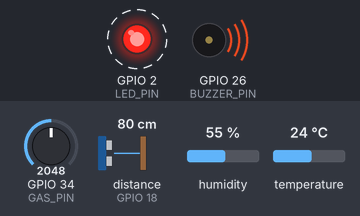
A sketch run on a simulated ESP32. Shown: output pins drawn as LEDs (lit = HIGH), buzzer (waves = sounding, pin HIGH). Wiring (from diagram.json): ultrasonic range finder: trigger GPIO 5; echo GPIO 18. Dashed ring = blinking. The test bench sets the inputs (shaded band); at power-on: GPIO 34 (GAS_PIN) = 2048, distance to the obstacle (sensor on GPIO 18) 80 cm, humidity 55 %, temperature 24 °C. The echo pulse lasts 58.3 µs per cm; WiFi joins after 1.5 s; servers stay silent unless stated; uploads are accepted with an empty reply; pins used as bus, display or sensor lines are not drawn; what the sketch prints to the serial monitor is not drawn.

Above: at 5.79 s.
6.2 s: GPIO 34 (GAS_PIN) set to 1999
At 10.1 s:
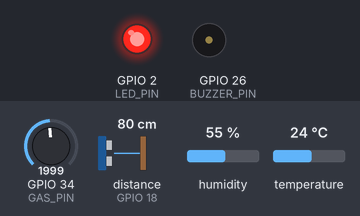
12.5 s: distance to the obstacle (sensor on GPIO 18) set to 28 cm
20.0 s: distance to the obstacle (sensor on GPIO 18) set to 24 cm
At 23.13 s:
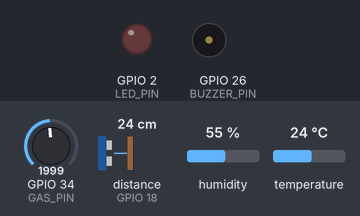
Timing chart, 0 to 29.5 s (numbered marks = the images above; inputs shaded):
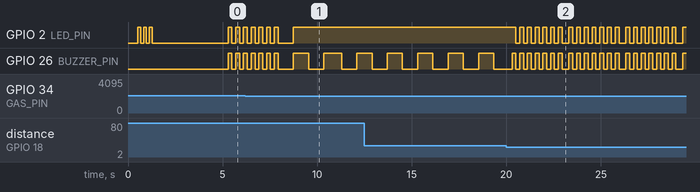

The sketch:

wokwi_esp32.ino
```cpp
/**
 * ╔══════════════════════════════════════════════════════════════════════════╗
 * ║          Smart-Manhole ESP32 — Real Hardware → Live Dashboard           ║
 * ╠══════════════════════════════════════════════════════════════════════════╣
 * ║  Sensors  : DHT22 (GPIO 4), HC-SR04 (TRIG:5, ECHO:18), MQ Gas (GPIO 34)║
 * ║  Actuators: Buzzer (GPIO 26), LED (GPIO 2)                              ║
 * ║  Protocol : HTTP POST → FastAPI /api/wokwi endpoint every 3 seconds     ║
 * ╠══════════════════════════════════════════════════════════════════════════╣
 * ║  THRESHOLD LEVELS (matching dashboard)                                  ║
 * ║  Gas → methane ppm (mapped from ADC 0-4095 → 0-2000 ppm):              ║
 * ║    SAFE:    < 500 ppm   (ADC < ~1024)                                   ║
 * ║    WARNING: 500–999 ppm (ADC 1024–2047)                                 ║
 * ║    DANGER:  ≥ 1000 ppm  (ADC ≥ 2048)                                   ║
 * ║  Water level (inverted distance cm):                                    ║
 * ║    SAFE:    < 55 cm   (distance > 45 cm from sensor)                   ║
 * ║    WARNING: 55–74 cm  (distance 26–45 cm from sensor)                  ║
 * ║    DANGER:  ≥ 75 cm   (distance ≤ 25 cm from sensor)                   ║
 * ║  Temperature:  WARNING ≥ 40°C  |  DANGER ≥ 50°C                        ║
 * ║  Humidity:     WARNING ≥ 78%   |  DANGER ≥ 90%                         ║
 * ╠══════════════════════════════════════════════════════════════════════════╣
 * ║  WIRING SUMMARY                                                         ║
 * ║  DHT22   → VCC:3.3V  GND  DATA:GPIO4  (10kΩ pull-up DATA→3.3V)        ║
 * ║  HC-SR04 → VCC:5V    GND  TRIG:GPIO5  ECHO:GPIO18(voltage divider!)    ║
 * ║  MQ Gas  → VCC:5V    GND  AOUT:GPIO34 (ADC-only, input only)           ║
 * ║  Buzzer  → + :GPIO26  –:GND                                             ║
 * ║  LED     → + :GPIO2(220Ω) –:GND                                         ║
 * ╠══════════════════════════════════════════════════════════════════════════╣
 * ║  SETUP STEPS                                                            ║
 * ║  1. Install libraries in Arduino IDE:                                   ║
 * ║     • "DHT sensor library" by Adafruit                                  ║
 * ║     • "Adafruit Unified Sensor" by Adafruit                             ║
 * ║  2. Set your WiFi SSID & Password below                                 ║
 * ║  3. Set SERVER_IP to your PC's local IPv4 (run `ipconfig` in CMD)       ║
 * ║  4. Start FastAPI: uvicorn main:app --host 0.0.0.0 --port 8000          ║
 * ║  5. Upload to ESP32 → open Serial Monitor at 115200 baud                ║
 * ╚══════════════════════════════════════════════════════════════════════════╝
 */

#include <WiFi.h>
#include <HTTPClient.h>
#include <DHT.h>

// ╔═══════════════════════════════════════════╗
// ║  ⚙️  USER CONFIGURATION — CHANGE THESE   ║
// ╚═══════════════════════════════════════════╝

// Your home/office WiFi credentials
const char* WIFI_SSID     = "YOUR_WIFI_SSID";       // <-- Change this
const char* WIFI_PASSWORD = "YOUR_WIFI_PASSWORD";    // <-- Change this

// Your PC's local IP address where FastAPI is running
// Run  ipconfig  in CMD and look for "IPv4 Address"
const char* SERVER_IP   = "192.168.1.100";           // <-- Change this
const int   SERVER_PORT = 8000;

// Manhole ID to identify which manhole this ESP32 belongs to
const char* MANHOLE_ID  = "MH-001";

// How often to send data (milliseconds)
const unsigned long SEND_INTERVAL_MS = 3000;

// ╔═══════════════════════════════════════════╗
// ║  📌  PIN DEFINITIONS                      ║
// ╚═══════════════════════════════════════════╝

#define DHTPIN    4       // DHT22 data pin
#define DHTTYPE   DHT22   // Use DHT11 if you have the blue one

#define GAS_PIN   34      // MQ gas sensor analog output (ADC-capable pin)
                          // GPIO34 is input-only on ESP32 — perfect for ADC

#define TRIG_PIN  5       // HC-SR04 trigger
#define ECHO_PIN  18      // HC-SR04 echo  (MUST use voltage divider! 1kΩ+2kΩ)

#define BUZZER_PIN 26     // Active buzzer positive
#define LED_PIN    2      // LED (onboard LED on most ESP32 dev boards)

// ╔═══════════════════════════════════════════╗
// ║  ⚡  DASHBOARD THRESHOLDS (ppm / cm / °)  ║
// ╚═══════════════════════════════════════════╝

// Gas / Methane (ADC 0-4095 maps to 0-2000 ppm on dashboard)
// ADC raw thresholds derived from:  adc = (ppm / 2000) * 4095
const int GAS_ADC_WARNING = 1024;   // ~500 ppm warning threshold
const int GAS_ADC_DANGER  = 2048;   // ~1000 ppm danger threshold

// Water level (cm) — dashboard uses  water_level = 100 - distance
// If distance sensor is 45cm from water surface → water_level = 55cm (WARNING)
// If distance sensor is 25cm from water surface → water_level = 75cm (DANGER)
const float DIST_WARNING_CM = 45.0;  // water_level = 55 cm → WARNING
const float DIST_DANGER_CM  = 25.0;  // water_level = 75 cm → DANGER

// Temperature (°C)
const float TEMP_WARNING = 40.0;
const float TEMP_DANGER  = 50.0;

// Humidity (%)
const float HUM_WARNING  = 78.0;
const float HUM_DANGER   = 90.0;

// Maximum distance reading in cm (treat > this as "no reading")
const float MAX_DISTANCE_CM = 400.0;

// ═══════════════════════════════════════════════════════════════════════════

DHT dht(DHTPIN, DHTTYPE);
unsigned long lastSendTime = 0;

// ── Alert state tracking (for buzzer/LED patterns) ──────────────────────────
enum AlertLevel { SAFE, WARNING, DANGER };
AlertLevel currentLevel = SAFE;

// ── HC-SR04: measure distance in cm ─────────────────────────────────────────
float getDistance() {
  // Send 10µs HIGH pulse to trigger
  digitalWrite(TRIG_PIN, LOW);
  delayMicroseconds(2);
  digitalWrite(TRIG_PIN, HIGH);
  delayMicroseconds(10);
  digitalWrite(TRIG_PIN, LOW);

  // Measure echo pulse width (timeout = 30ms → max ~5m)
  long duration = pulseIn(ECHO_PIN, HIGH, 30000UL);

  if (duration == 0) {
    return 0.0;  // No echo = sensor not responding / too far
  }
  // Speed of sound: 0.034 cm/µs  →  distance = (duration / 2) × 0.034
  float dist = (duration / 2.0f) * 0.034f;
  return (dist > MAX_DISTANCE_CM) ? 0.0 : dist;
}

// ── WiFi connection ──────────────────────────────────────────────────────────
void connectWiFi() {
  if (WiFi.status() == WL_CONNECTED) return;

  Serial.print("\n🔌 Connecting to WiFi: ");
  Serial.println(WIFI_SSID);
  WiFi.mode(WIFI_STA);
  WiFi.begin(WIFI_SSID, WIFI_PASSWORD);

  int attempts = 0;
  while (WiFi.status() != WL_CONNECTED && attempts < 40) {
    delay(500);
    Serial.print(".");
    attempts++;
  }

  if (WiFi.status() == WL_CONNECTED) {
    Serial.println("\n✅ WiFi Connected!");
    Serial.print("   IP Address : "); Serial.println(WiFi.localIP());
    Serial.print("   Signal RSSI: "); Serial.print(WiFi.RSSI()); Serial.println(" dBm");
    Serial.print("   Server     : http://"); Serial.print(SERVER_IP);
    Serial.print(":"); Serial.println(SERVER_PORT);
  } else {
    Serial.println("\n❌ WiFi FAILED! Check SSID/Password. Retrying next cycle...");
  }
}

// ── Determine alert level from sensor readings ────────────────────────────────
AlertLevel classifyLevel(int gasADC, float tempC, float humPct, float distCm) {
  bool isDanger  = false;
  bool isWarning = false;

  // Gas check
  if (gasADC >= GAS_ADC_DANGER)       isDanger  = true;
  else if (gasADC >= GAS_ADC_WARNING) isWarning = true;

  // Water level check (lower distance = higher water level)
  if (distCm > 0 && distCm <= DIST_DANGER_CM)       isDanger  = true;
  else if (distCm > 0 && distCm <= DIST_WARNING_CM) isWarning = true;

  // Temperature check
  if (tempC >= TEMP_DANGER)       isDanger  = true;
  else if (tempC >= TEMP_WARNING) isWarning = true;

  // Humidity check
  if (humPct >= HUM_DANGER)       isDanger  = true;
  else if (humPct >= HUM_WARNING) isWarning = true;

  if (isDanger)  return DANGER;
  if (isWarning) return WARNING;
  return SAFE;
}

// ── Drive buzzer and LED based on alert level ────────────────────────────────
void driveActuators(AlertLevel level) {
  static unsigned long lastBeepTime = 0;
  static bool buzzerState = false;
  unsigned long now = millis();

  switch (level) {
    case DANGER:
      // Rapid continuous beep: on/off every 200 ms
      if (now - lastBeepTime >= 200) {
        buzzerState = !buzzerState;
        digitalWrite(BUZZER_PIN, buzzerState ? HIGH : LOW);
        digitalWrite(LED_PIN,    buzzerState ? HIGH : LOW);
        lastBeepTime = now;
      }
      break;

    case WARNING:
      // Slow beep: on/off every 800 ms
      if (now - lastBeepTime >= 800) {
        buzzerState = !buzzerState;
        digitalWrite(BUZZER_PIN, buzzerState ? HIGH : LOW);
        // LED stays ON at WARNING, just buzzer pulses
        digitalWrite(LED_PIN, HIGH);
        lastBeepTime = now;
      }
      break;

    case SAFE:
    default:
      // Silent, LED off
      digitalWrite(BUZZER_PIN, LOW);
      digitalWrite(LED_PIN,    LOW);
      buzzerState = false;
      break;
  }
}

// ── Print sensor readings to Serial Monitor ───────────────────────────────────
void printReadings(int gasADC, float tempC, float humPct, float distCm,
                   float methanePPM, float waterLevel, AlertLevel level) {
  Serial.println("\n┌─────────────────────────────────────┐");
  Serial.println("│        SMART-MANHOLE READINGS        │");
  Serial.println("├─────────────────────────────────────┤");
  Serial.print("│ Gas ADC     : "); Serial.print(gasADC);
  Serial.print("  (≈ "); Serial.print(methanePPM, 0); Serial.println(" ppm methane)   │");
  Serial.print("│ Temperature : "); Serial.print(tempC, 1); Serial.println(" °C                     │");
  Serial.print("│ Humidity    : "); Serial.print(humPct, 1); Serial.println(" %                      │");
  Serial.print("│ Distance    : "); Serial.print(distCm, 1); Serial.println(" cm from sensor         │");
  Serial.print("│ Water Level : "); Serial.print(waterLevel, 1); Serial.println(" cm (dashboard value)   │");
  Serial.println("├─────────────────────────────────────┤");
  Serial.print("│ Status      : ");
  switch (level) {
    case DANGER:  Serial.println("🔴 DANGER  ← HAZARDOUS!            │"); break;
    case WARNING: Serial.println("🟡 WARNING ← Monitor closely!      │"); break;
    case SAFE:    Serial.println("🟢 SAFE    ← All within limits!    │"); break;
  }
  Serial.println("└─────────────────────────────────────┘");
}

// ── Send data to FastAPI server ───────────────────────────────────────────────
bool sendToServer(int gasADC, float tempC, float humPct, float distCm,
                  AlertLevel level) {
  if (WiFi.status() != WL_CONNECTED) {
    Serial.println("📵 No WiFi — skipping HTTP POST");
    return false;
  }

  HTTPClient http;
  String url = "http://" + String(SERVER_IP) + ":" + String(SERVER_PORT) + "/api/wokwi";
  http.begin(url);
  http.addHeader("Content-Type", "application/json");
  http.setTimeout(5000);  // 5 second timeout

  int buzzerFlag = (level == DANGER || level == WARNING) ? 1 : 0;
  int ledFlag    = (level == DANGER) ? 1 : 0;

  // Build JSON manually (avoids ArduinoJson dependency)
  String body = "{";
  body += "\"gas\":"         + String(gasADC)        + ",";
  body += "\"temperature\":" + String(tempC, 2)      + ",";
  body += "\"humidity\":"    + String(humPct, 2)     + ",";
  body += "\"distance\":"    + String(distCm, 2)     + ",";
  body += "\"buzzer\":"      + String(buzzerFlag)    + ",";
  body += "\"led\":"         + String(ledFlag)       + ",";
  body += "\"manhole_id\":\"" + String(MANHOLE_ID) + "\"";
  body += "}";

  Serial.print("📡 POST → "); Serial.println(url);
  Serial.print("   Body: "); Serial.println(body);

  int httpCode = http.POST(body);
  http.end();

  if (httpCode == 200) {
    Serial.println("   ✅ Dashboard updated (HTTP 200 OK)");
    return true;
  } else {
    Serial.print("   ⚠️  HTTP Error: "); Serial.println(httpCode);
    if (httpCode < 0) {
      Serial.println("   🔴 Connection refused — is the server running?");
      Serial.print("   📍 URL was: "); Serial.println(url);
    }
    return false;
  }
}

// ════════════════════════════════════════════════════════════════════════════
//  SETUP
// ════════════════════════════════════════════════════════════════════════════
void setup() {
  Serial.begin(115200);
  delay(500);

  Serial.println("\n╔═══════════════════════════════════════╗");
  Serial.println("║    Smart-Manhole ESP32 v2.0           ║");
  Serial.println("║    Sensors → FastAPI Dashboard        ║");
  Serial.println("╚═══════════════════════════════════════╝");

  // Pin modes
  pinMode(TRIG_PIN,  OUTPUT);
  pinMode(ECHO_PIN,  INPUT);
  pinMode(BUZZER_PIN, OUTPUT);
  pinMode(LED_PIN,   OUTPUT);

  // Startup blink to confirm board is alive
  for (int i = 0; i < 3; i++) {
    digitalWrite(LED_PIN, HIGH); delay(150);
    digitalWrite(LED_PIN, LOW);  delay(150);
  }

  dht.begin();
  delay(2000);  // DHT22 needs 2s after power-on before first reading

  connectWiFi();

  Serial.println("\n📊 Thresholds loaded from dashboard:");
  Serial.print("   Gas   → WARNING: "); Serial.print(GAS_ADC_WARNING);
  Serial.print(" ADC (~500 ppm)  |  DANGER: "); Serial.print(GAS_ADC_DANGER); Serial.println(" ADC (~1000 ppm)");
  Serial.print("   Water → WARNING: dist ≤ "); Serial.print(DIST_WARNING_CM);
  Serial.print(" cm  |  DANGER: dist ≤ "); Serial.print(DIST_DANGER_CM); Serial.println(" cm");
  Serial.print("   Temp  → WARNING: ≥ "); Serial.print(TEMP_WARNING);
  Serial.print("°C  |  DANGER: ≥ "); Serial.print(TEMP_DANGER); Serial.println("°C");
  Serial.print("   Hum   → WARNING: ≥ "); Serial.print(HUM_WARNING);
  Serial.print("%   |  DANGER: ≥ "); Serial.print(HUM_DANGER); Serial.println("%");
  Serial.println("\n🚀 Starting sensor loop...\n");
}

// ════════════════════════════════════════════════════════════════════════════
//  MAIN LOOP
// ════════════════════════════════════════════════════════════════════════════
void loop() {
  unsigned long now = millis();

  // ── 1. Keep buzzer/LED actuating according to current alert level ──────
  driveActuators(currentLevel);

  // ── 2. Re-check WiFi every loop (non-blocking) ─────────────────────────
  if (WiFi.status() != WL_CONNECTED) {
    connectWiFi();
  }

  // ── 3. Read + send every SEND_INTERVAL_MS ────────────────────────────────
  if (now - lastSendTime >= SEND_INTERVAL_MS) {
    lastSendTime = now;

    // ── READ SENSORS ─────────────────────────────────────────────────────

    // Gas sensor (ADC 0–4095; ESP32 ADC is 12-bit)
    // Average 5 readings to reduce noise
    long gasSum = 0;
    for (int i = 0; i < 5; i++) {
      gasSum += analogRead(GAS_PIN);
      delay(5);
    }
    int gasADC = (int)(gasSum / 5);

    // DHT22 — temperature & humidity
    float tempC  = dht.readTemperature();
    float humPct = dht.readHumidity();

    // Guard against failed DHT reads (returns NaN)
    if (isnan(tempC)  || tempC  < -40.0 || tempC  > 80.0) tempC  = 25.0;
    if (isnan(humPct) || humPct < 0.0   || humPct > 100.0) humPct = 50.0;

    // HC-SR04 — distance to water surface in cm
    float distCm = getDistance();

    // ── CONVERSIONS (matching server-side _build_wokwi_entry logic) ──────
    // methane ppm = (gasADC / 4095) * 2000
    float methanePPM = (gasADC / 4095.0f) * 2000.0f;

    // water_level on dashboard = 100 - distance  (higher water = higher level)
    float waterLevel = (distCm > 0 && distCm <= 100.0) ? (100.0f - distCm) : 0.0f;

    // ── CLASSIFY ALERT LEVEL (matches dashboard thresholds exactly) ──────
    currentLevel = classifyLevel(gasADC, tempC, humPct, distCm);

    // ── SERIAL OUTPUT ────────────────────────────────────────────────────
    printReadings(gasADC, tempC, humPct, distCm, methanePPM, waterLevel, currentLevel);

    // ── SEND TO FASTAPI DASHBOARD ─────────────────────────────────────────
    sendToServer(gasADC, tempC, humPct, distCm, currentLevel);
  }

  // Small delay to avoid watchdog reset (actuator loop still runs fast)
  delay(10);
}
```

Measured:
- the behaviour switches between 2048 and 2047 on GPIO 34 (GAS_PIN) (found by bisection; images 0 and 1)
- the behaviour switches between 26 and 25 cm on distance to the obstacle (sensor on GPIO 18) (found by bisection; images 1 and 2)
- after the input at 20.0 s, GPIO 2 (LED_PIN): HIGH → LOW after 0.51 s, then repeats every 3.0 s: 5 × (HIGH 0.20 s, LOW 0.20 s), HIGH 0.20 s, LOW 0.36 s, HIGH 0.20 s, LOW 0.20 s
- by itself, GPIO 26 (BUZZER_PIN): repeats every 3.0 s: 6 × (LOW 0.20 s, HIGH 0.20 s), LOW 0.36 s, HIGH 0.20 s
